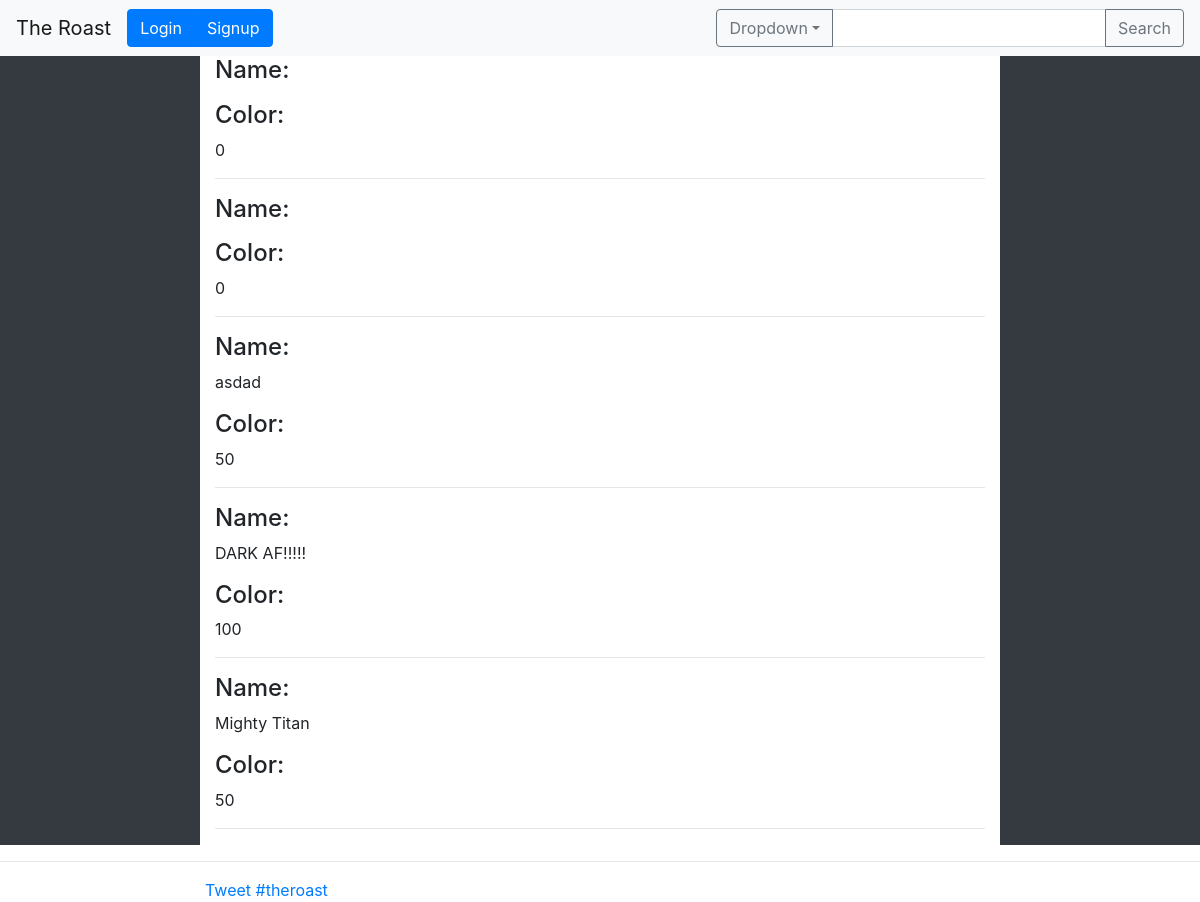
The page /roast/roasts on the database as committed earlier.
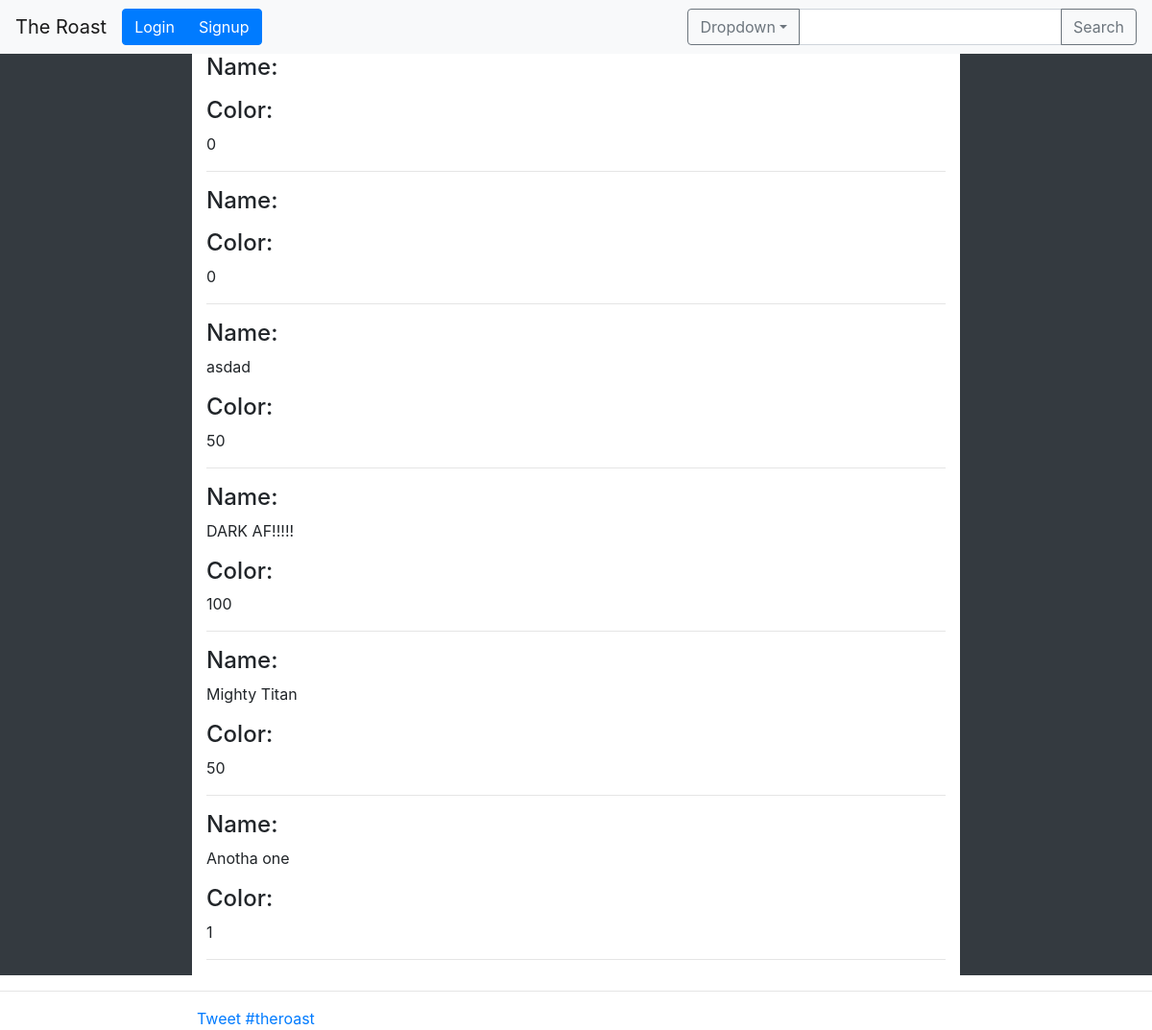
The same page on the database as committed later.
### roast/models.py (models this page shows)
class Roast(models.Model):
    name = models.CharField(max_length=120)
    color = models.IntegerField(validators=[MinValueValidator(0), MaxValueValidator(100)],
                                default=0)

### roast/views.py (the view)
# urls.py: path('roasts', RoastList.as_view(), name="list"),
class RoastList(generics.ListCreateAPIView):
    queryset = Roast.objects.all()
    serializer_class = RoastSerializer

### roast/templates/roast_list.html
{% extends 'base.html' %}
{% load static %}
{% block content %}
{% for roast in object_list %}
    <h4>Name:</h4>
    <p>{{ roast.name }}</p>
    <h4>Color:</h4>
    <p>{{ roast.color }}</p>
    <hr />
{% endfor %}
{% endblock %}

### index/templates/base.html (shortened to what this page needs)
{% load static %}
<!doctype html>
<html lang="en" style="width: 100%; height: 100%; margin: 0; padding: 0">
<head>
  <link rel="stylesheet" href="https://stackpath.bootstrapcdn.com/bootstrap/4.2.1/css/bootstrap.min.css">
  <link rel="stylesheet" href="{% static 'base/base.css' %}">
</head>
<body style="width: 100%; height: 100%; margin: 0; padding: 0">
<div id="app">
  <nav class="navbar navbar-expand-lg navbar-light bg-light">
      <div class="collapse navbar-collapse" id="navbarTogglerDemo01">
          <a class="navbar-brand" href="/">The Roast</a>
          <ul class="navbar-nav mr-auto mt-2 mt-lg-0">
          <li class="nav-item active">
            <div style="padding-right: 12px;">
              <div class="btn-toolbar" role="toolbar" aria-label="Toolbar with button groups">
                <div class="btn-group mr-2" role="group" aria-label="First group">
                  {% if user.is_authenticated %}
                    <a href="{% url 'index:home' %}"><button type="button" class="btn btn-primary">Home</button></a>
                    <a href="{% url 'logout' %}"><button type="button" class="btn btn-primary">Logout</button></a>
                  {% else %}
                    <button type="button" class="btn btn-primary" data-toggle="modal" data-target="#loginModal">Login</button>
                    <button type="button" class="btn btn-primary">Signup</button>
                  {% endif %}
                </div>
              </div>
            </div>
          </li>
          </ul>
          <form class="form-inline my-2 my-lg-0">
            <div class="input-group">
              <div class="input-group-prepend">
                <button class="btn btn-outline-secondary dropdown-toggle" type="button" data-toggle="dropdown" aria-haspopup="true" aria-expanded="false">Dropdown</button>
              </div>
              <input type="text" class="form-control" aria-label="Text input with dropdown button">
              <div class="input-group-append">
                <button class="btn btn-outline-secondary" type="button">Search</button>
              </div>
            </div>
          </form>
      </div>
  </nav>
  <div style="margin: 0px; width: 100%; height: 100%;">
      <div class="row" style="width:100%; margin: 0px;">
          <div class="col bg-dark">
          </div>
          <div class="col-8">
          {% block content %}
          {% endblock %}
          </div>
          <div class="col bg-dark">
          </div>
      </div>
      <hr />
      <div class="row" style="margin-top: 12px;">
        <div class="col">
        </div>
        <div class="col-8">
        <a href="https://twitter.com/intent/tweet?button_hashtag=theroast&ref_src=twsrc%5Etfw" class="twitter-hashtag-button" data-show-count="false">Tweet #theroast</a>
        </div>
        <div class="col">
        </div>
      </div>
  </div>
  </div>
</body>
</html>

Rows that differ between the two databases and show on the page:
added Roast: name "Anotha one", color "1"
